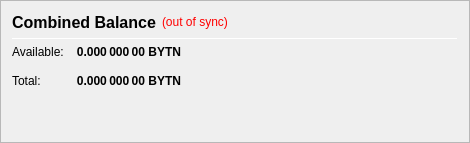
                   <widget class="QFrame" name="frame_CombinedBalances">
                    <property name="minimumSize">
                     <size>
                      <width>470</width>
                      <height>0</height>
                     </size>
                    </property>
                    <property name="frameShape">
                     <enum>QFrame::StyledPanel</enum>
                    </property>
                    <property name="frameShadow">
                     <enum>QFrame::Raised</enum>
                    </property>
                    <layout class="QVBoxLayout" name="verticalLayout_5">
                     <item>
                      <layout class="QHBoxLayout" name="horizontalLayout_5" stretch="0,0,0">
                       <item>
                        <widget class="QLabel" name="label_5z">
                         <property name="minimumSize">
                          <size>
                           <width>0</width>
                           <height>20</height>
                          </size>
                         </property>
                         <property name="font">
                          <font>
                           <pointsize>12</pointsize>
                           <weight>75</weight>
                           <bold>true</bold>
                          </font>
                         </property>
                         <property name="toolTip">
                          <string>Combined Balance (including unconfirmed and immature coins)</string>
                         </property>
                         <property name="text">
                          <string>Combined Balance</string>
                         </property>
                        </widget>
                       </item>
                       <item>
                        <widget class="QLabel" name="labelWalletStatus">
                         <property name="cursor">
                          <cursorShape>WhatsThisCursor</cursorShape>
                         </property>
                         <property name="toolTip">
                          <string>The displayed information may be out of date. Your wallet automatically synchronizes with the Bytncoin network after a connection is established, but this process has not completed yet.</string>
                         </property>
                         <property name="styleSheet">
                          <string notr="true">QLabel { color: red; }</string>
                         </property>
                         <property name="text">
                          <string notr="true">(out of sync)</string>
                         </property>
                         <property name="alignment">
                          <set>Qt::AlignLeading|Qt::AlignLeft|Qt::AlignVCenter</set>
                         </property>
                        </widget>
                       </item>
                       <item>
                        <spacer name="horizontalSpacer_1">
                         <property name="orientation">
                          <enum>Qt::Horizontal</enum>
                         </property>
                         <property name="sizeHint" stdset="0">
                          <size>
                           <width>40</width>
                           <height>20</height>
                          </size>
                         </property>
                        </spacer>
                       </item>
                      </layout>
                     </item>
                     <item>
                      <widget class="Line" name="line_CombinedBalance">
                       <property name="minimumSize">
                        <size>
                         <width>0</width>
                         <height>1</height>
                        </size>
                       </property>
                       <property name="maximumSize">
                        <size>
                         <width>16777215</width>
                         <height>1</height>
                        </size>
                       </property>
                       <property name="orientation">
                        <enum>Qt::Horizontal</enum>
                       </property>
                      </widget>
                     </item>
                     <item>
                      <layout class="QGridLayout" name="gridLayout_3">
                       <property name="spacing">
                        <number>12</number>
                       </property>
                       <item row="1" column="0">
                        <widget class="QLabel" name="labelBalanceTextz">
                         <property name="text">
                          <string>Available:</string>
                         </property>
                        </widget>
                       </item>
                       <item row="1" column="1">
                        <widget class="QLabel" name="labelBalancez">
                         <property name="font">
                          <font>
                           <weight>75</weight>
                           <bold>true</bold>
                          </font>
                         </property>
                         <property name="cursor">
                          <cursorShape>IBeamCursor</cursorShape>
                         </property>
                         <property name="toolTip">
                          <string>Your current spendable balance</string>
                         </property>
                         <property name="text">
                          <string notr="true">0.000 000 00 BYTN</string>
                         </property>
                         <property name="alignment">
                          <set>Qt::AlignRight|Qt::AlignTrailing|Qt::AlignVCenter</set>
                         </property>
                         <property name="textInteractionFlags">
                          <set>Qt::LinksAccessibleByMouse|Qt::TextSelectableByKeyboard|Qt::TextSelectableByMouse</set>
                         </property>
                        </widget>
                       </item>
                       <item row="2" column="0">
                        <widget class="QLabel" name="labelTotalTextz">
                         <property name="text">
                          <string>Total:</string>
                         </property>
                        </widget>
                       </item>
                       <item row="2" column="1">
                        <widget class="QLabel" name="labelTotalz">
                         <property name="font">
                          <font>
                           <weight>75</weight>
                           <bold>true</bold>
                          </font>
                         </property>
                         <property name="cursor">
                          <cursorShape>IBeamCursor</cursorShape>
                         </property>
                         <property name="toolTip">
                          <string>Total Balance, including all unavailable coins.</string>
                         </property>
                         <property name="text">
                          <string notr="true">0.000 000 00 BYTN</string>
                         </property>
                         <property name="alignment">
                          <set>Qt::AlignRight|Qt::AlignTrailing|Qt::AlignVCenter</set>
                         </property>
                         <property name="textInteractionFlags">
                          <set>Qt::LinksAccessibleByMouse|Qt::TextSelectableByKeyboard|Qt::TextSelectableByMouse</set>
                         </property>
                        </widget>
                       </item>
                       <item row="2" column="3">
                        <spacer name="horizontalSpacer_2">
                         <property name="orientation">
                          <enum>Qt::Horizontal</enum>
                         </property>
                         <property name="sizeHint" stdset="0">
                          <size>
                           <width>40</width>
                           <height>20</height>
                          </size>
                         </property>
                        </spacer>
                       </item>
                      </layout>
                     </item>
                     <item>
                      <spacer name="verticalSpacer_1">
                       <property name="orientation">
                        <enum>Qt::Vertical</enum>
                       </property>
                       <property name="sizeHint" stdset="0">
                        <size>
                         <width>20</width>
                         <height>40</height>
                        </size>
                       </property>
                      </spacer>
                     </item>
                    </layout>
                   </widget>
